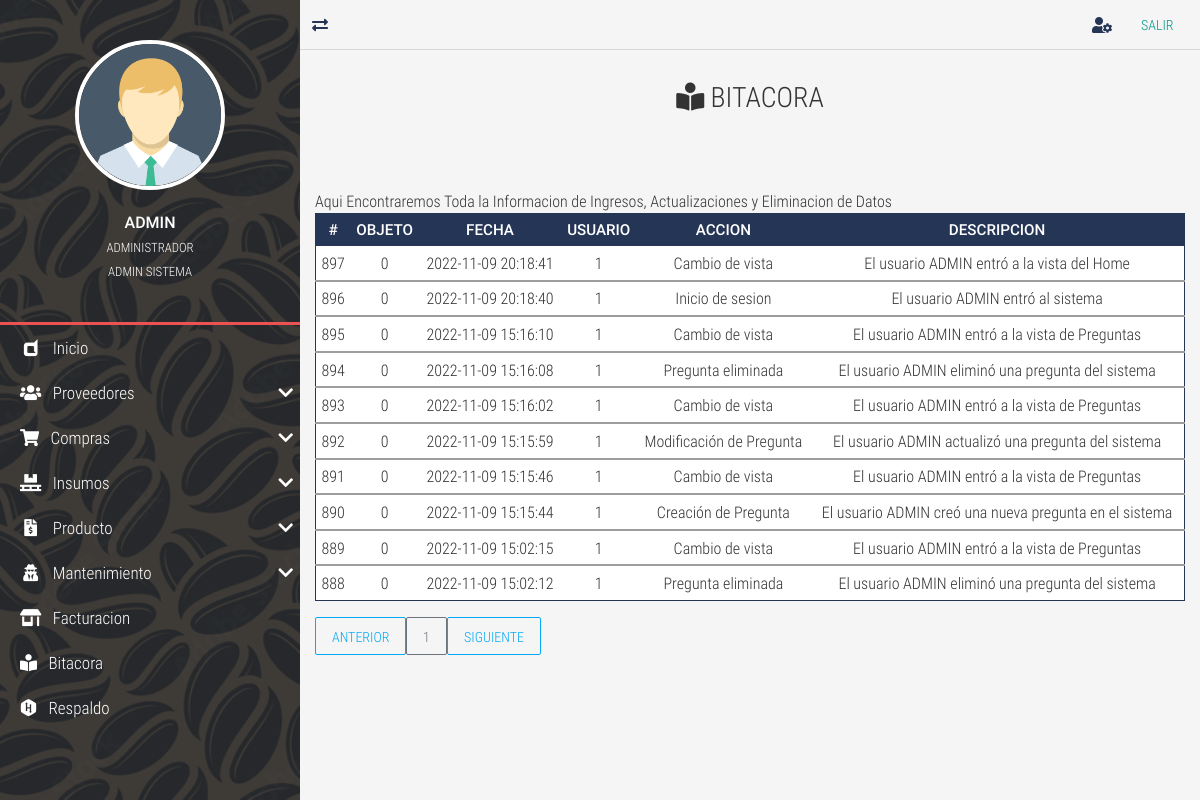
/bitacora/ (signed in), run on an earlier commit of the app's database.
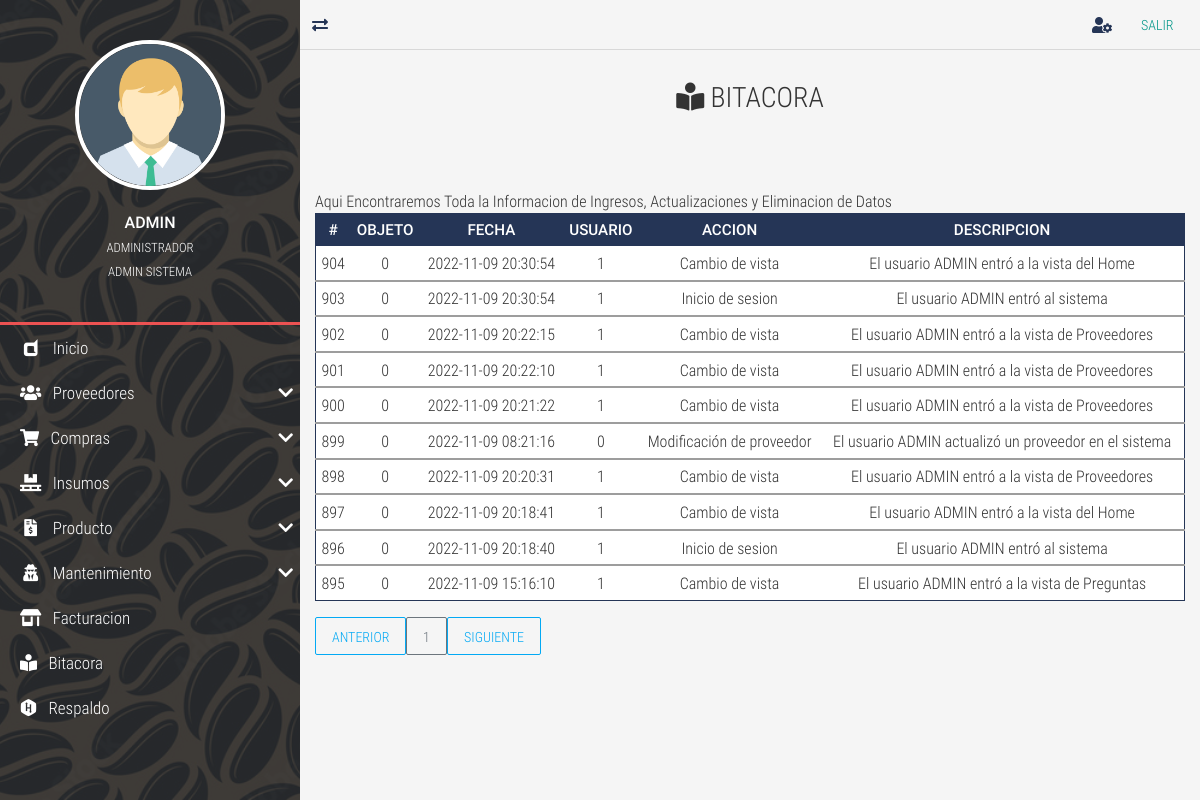
And on a later commit of the database.
### tables this page shows
CREATE TABLE `TBL_bitacora` (
  `id_bitacora` int NOT NULL AUTO_INCREMENT,
  `id_objeto` int DEFAULT NULL,
  `fecha` datetime NOT NULL,
  `id_usuario` int DEFAULT NULL,
  `accion` tinytext NOT NULL COMMENT 'accion realizada si es un ingreso nuevo, actualizacion. eliminacion o una consulta.',
  `descripcion` text,
  PRIMARY KEY (`id_bitacora`),
  KEY `FK_TBL_bitacora_TBL_usuarios` (`id_usuario`),
  CONSTRAINT `FK_TBL_bitacora_TBL_usuarios` FOREIGN KEY (`id_usuario`) REFERENCES `TBL_usuarios` (`id_usuario`)
);

### controladores/vistasControlador.php (called while the page is built, shortened)
<?php
	class vistasControlador extends vistasModelo{
		public function obtener_plantilla_controlador(){
			return require_once "./vistas/plantilla.php";
		}
	}

### index.php (called while the page is built, shortened)
<?php
	require_once "./controladores/vistasControlador.php";
	$plantilla = new vistasControlador();
	$plantilla->obtener_plantilla_controlador();

### vistas/contenidos/bitacora-view.php (the view)
<div class="full-box page-header">
	<h3 class="text-center">
		<i class="fas fa-book-reader"></i> BITACORA
	</h3>
</div>
<div class="container-fluid">
	<div class="table-responsive">
    <caption>Aqui Encontraremos Toda la Informacion de Ingresos, Actualizaciones y  Eliminacion de Datos</caption>
	<table class="table table-dark table-sm" id="tblDatos">
		<thead>
			<tr class="text-center roboto-medium">
				<th>#</th>
				<th>OBJETO</th>
				<th>FECHA</th>
				<th>USUARIO</th>
				<th>ACCION</th>
				<th>DESCRIPCION</th>
			</tr>
		</thead>
		<?php
			include ("./cone.php");
			$sql="SELECT * FROM TBL_bitacora WHERE id_bitacora ORDER BY id_bitacora DESC ";
			$result=mysqli_query($conexion,$sql);
			while($mostrar=mysqli_fetch_assoc ($result)){
		?>
				<tbody>
					<tr class="text-center" >
						<td><?php echo $mostrar['id_bitacora']?></td>
						<td><?php echo $mostrar['id_objeto']?></td>
						<td><?php echo $mostrar['fecha']?></td>
						<td><?php echo $mostrar['id_usuario']?></td>
						<td><?php echo $mostrar['accion']?></td>
						<td><?php echo $mostrar['descripcion']?></td>
					</tr>
				</tbody>
		<?php
			}
		?>
	</table>
	<div id="paginador" class=""></div>

What changed in the data, as far as the page shows it:
no longer on this page (row unchanged): tbl_bitacora: id_bitacora "894", id_objeto "0", fecha "2022-11-09 15:16:08", id_usuario "1", accion "Pregunta eliminada", descripcion "El usuario ADMIN eliminó una pregunta del sistema"
no longer on this page (row unchanged): tbl_bitacora: id_bitacora "893", id_objeto "0", fecha "2022-11-09 15:16:02", id_usuario "1", accion "Cambio de vista", descripcion "El usuario ADMIN entró a la vista de Preguntas"
no longer on this page (row unchanged): tbl_bitacora: id_bitacora "892", id_objeto "0", fecha "2022-11-09 15:15:59", id_usuario "1", accion "Modificación de Pregunta", descripcion "El usuario ADMIN actualizó una pregunta del sistema"
no longer on this page (row unchanged): tbl_bitacora: id_bitacora "891", id_objeto "0", fecha "2022-11-09 15:15:46", id_usuario "1", accion "Cambio de vista", descripcion "El usuario ADMIN entró a la vista de Preguntas"
no longer on this page (row unchanged): tbl_bitacora: id_bitacora "890", id_objeto "0", fecha "2022-11-09 15:15:44", id_usuario "1", accion "Creación de Pregunta", descripcion "El usuario ADMIN creó una nueva pregunta en el sistema"
no longer on this page (row unchanged): tbl_bitacora: id_bitacora "889", id_objeto "0", fecha "2022-11-09 15:02:15", id_usuario "1", accion "Cambio de vista", descripcion "El usuario ADMIN entró a la vista de Preguntas"
no longer on this page (row unchanged): tbl_bitacora: id_bitacora "888", id_objeto "0", fecha "2022-11-09 15:02:12", id_usuario "1", accion "Pregunta eliminada", descripcion "El usuario ADMIN eliminó una pregunta del sistema"
added tbl_bitacora: id_bitacora "904", id_objeto "0", fecha "2022-11-09 20:30:54", id_usuario "1", accion "Cambio de vista", descripcion "El usuario ADMIN entró a la vista del Home"
added tbl_bitacora: id_bitacora "903", id_objeto "0", fecha "2022-11-09 20:30:54", id_usuario "1", accion "Inicio de sesion", descripcion "El usuario ADMIN entró al sistema"
added tbl_bitacora: id_bitacora "902", id_objeto "0", fecha "2022-11-09 20:22:15", id_usuario "1", accion "Cambio de vista", descripcion "El usuario ADMIN entró a la vista de Proveedores"
added tbl_bitacora: id_bitacora "901", id_objeto "0", fecha "2022-11-09 20:22:10", id_usuario "1", accion "Cambio de vista", descripcion "El usuario ADMIN entró a la vista de Proveedores"
added tbl_bitacora: id_bitacora "900", id_objeto "0", fecha "2022-11-09 20:21:22", id_usuario "1", accion "Cambio de vista", descripcion "El usuario ADMIN entró a la vista de Proveedores"
added tbl_bitacora: id_bitacora "899", id_objeto "0", fecha "2022-11-09 08:21:16", id_usuario "0", accion "Modificación de proveedor", descripcion "El usuario ADMIN actualizó un proveedor en el sistema"
added tbl_bitacora: id_bitacora "898", id_objeto "0", fecha "2022-11-09 20:20:31", id_usuario "1", accion "Cambio de vista", descripcion "El usuario ADMIN entró a la vista de Proveedores"
